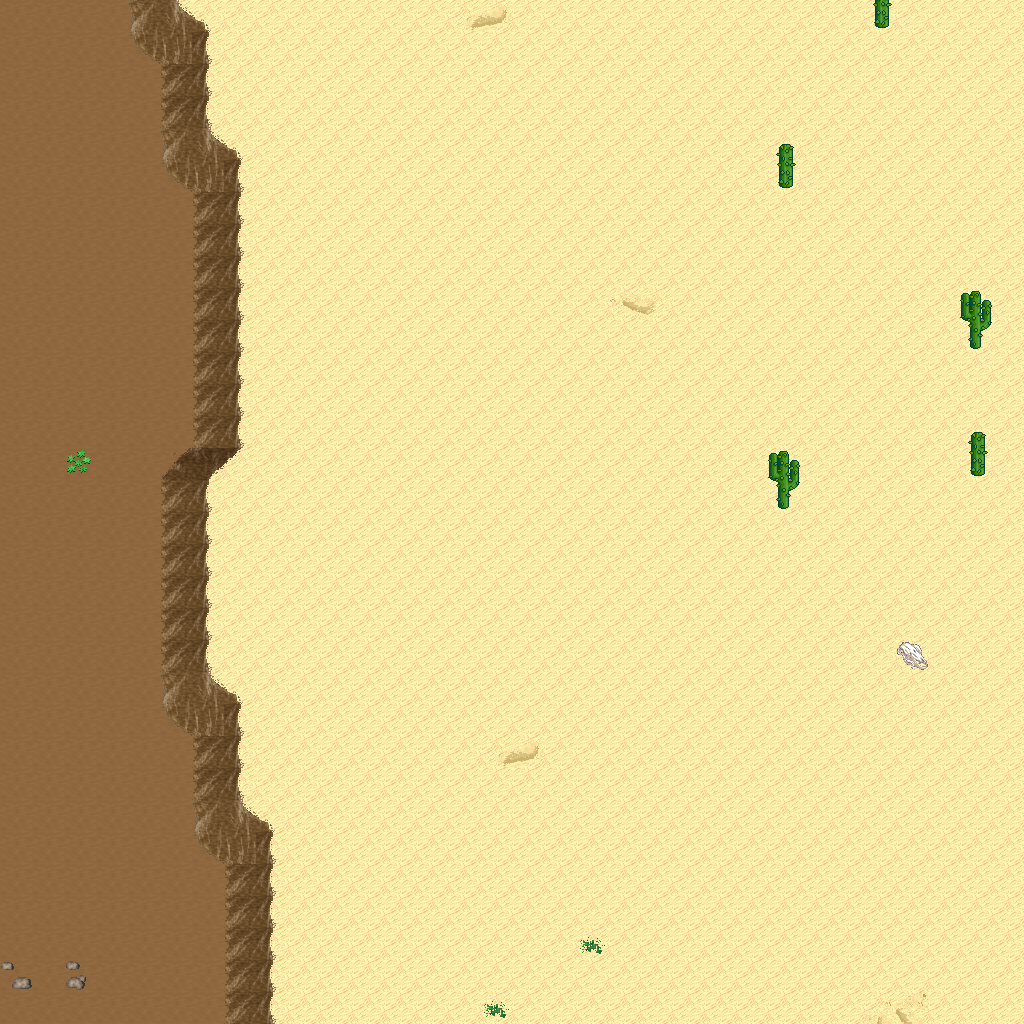

The image is a tile-based game level rendered from a .tmx file. Its description and source (layers, tilesets, objects; grid data summarised) follow:
An orthogonal 32x32 tile map with 32x32 px tiles, 5 tile layers (Ground, Objects, Objects2, Above, ...), 1 hidden layer not drawn, 12 tilesets.

<map version="1.10" tiledversion="1.11.0" orientation="orthogonal" renderorder="right-down" width="32" height="32" tilewidth="32" tileheight="32" infinite="0" nextlayerid="11" nextobjectid="1">
 <tileset firstgid="1" name="logic_collision" tilewidth="32" tileheight="32" tilecount="1" columns="1">
  <image source="../drawable/logic_collision.png" width="32" height="32" />
 </tileset>
 <tileset firstgid="2" name="ground_ground" tilewidth="32" tileheight="32" tilecount="33" columns="3">
  <image source="../drawable/ground_ground.png" width="96" height="352" />
 </tileset>
 <tileset firstgid="35" name="ground_ridge_earth_pale" tilewidth="32" tileheight="32" tilecount="96" columns="12">
  <image source="../drawable/ground_ridge_earth_pale.png" width="384" height="256" />
 </tileset>
 <tileset firstgid="131" name="ground_ridge_earth_dark" tilewidth="32" tileheight="32" tilecount="96" columns="12">
  <image source="../drawable/ground_ridge_earth_dark.png" width="384" height="256" />
 </tileset>
 <tileset firstgid="227" name="terrain_desert" tilewidth="32" tileheight="32" tilecount="88" columns="8">
  <image source="../drawable/terrain_desert.png" width="256" height="352" />
 </tileset>
 <tileset firstgid="315" name="plant_tree_tree_darkgreen" tilewidth="32" tileheight="32" tilecount="88" columns="8">
  <image source="../drawable/plant_tree_tree_darkgreen.png" width="256" height="352" />
 </tileset>
 <tileset firstgid="403" name="ground_rock_pebbles" tilewidth="32" tileheight="32" tilecount="3" columns="1">
  <image source="../drawable/ground_rock_pebbles.png" width="32" height="96" />
 </tileset>
 <tileset firstgid="406" name="ground_sand_2" tilewidth="32" tileheight="32" tilecount="15" columns="5">
  <image source="../drawable/ground_sand_2.png" width="160" height="96" />
 </tileset>
 <tileset firstgid="421" name="plant_cactus_2" tilewidth="32" tileheight="32" tilecount="10" columns="5">
  <image source="../drawable/plant_cactus_2.png" width="160" height="64" />
 </tileset>
 <tileset firstgid="431" name="plant_cactus" tilewidth="32" tileheight="32" tilecount="2" columns="1">
  <image source="../drawable/plant_cactus.png" width="32" height="64" />
 </tileset>
 <tileset firstgid="433" name="plant_star_shaped_plants" tilewidth="32" tileheight="32" tilecount="6" columns="2">
  <image source="../drawable/plant_star_shaped_plants.png" width="64" height="96" />
 </tileset>
 <tileset firstgid="439" name="plant_tree_evergreen" tilewidth="32" tileheight="32" tilecount="36" columns="3">
  <image source="../drawable/plant_tree_evergreen.png" width="96" height="384" />
 </tileset>
 <layer id="1" name="Ground" width="32" height="32">
  <data>[1024 cells, 1024 non-empty, 10 distinct tile ids]</data>
 </layer>
 <layer id="2" name="Objects" width="32" height="32">
  <data>[1024 cells, 81 non-empty, 15 distinct tile ids]</data>
 </layer>
 <layer id="3" name="Objects2" width="32" height="32">
  <data>[1024 cells, 0 non-empty, 0 distinct tile ids]</data>
 </layer>
 <layer id="4" name="Above" width="32" height="32">
  <data>[1024 cells, 4 non-empty, 2 distinct tile ids]</data>
 </layer>
 <layer id="5" name="Above2" width="32" height="32">
  <data>[1024 cells, 0 non-empty, 0 distinct tile ids]</data>
 </layer>
 <layer id="6" name="Walkable" width="32" height="32" visible="0">
  <data>[1024 cells, 42 non-empty, 1 distinct tile ids]</data>
 </layer>
 <objectgroup id="7" name="Mapevents" />
 <objectgroup id="8" name="Spawn" />
 <objectgroup id="9" name="Keys" />
 <objectgroup id="10" name="Replace" />
</map>
